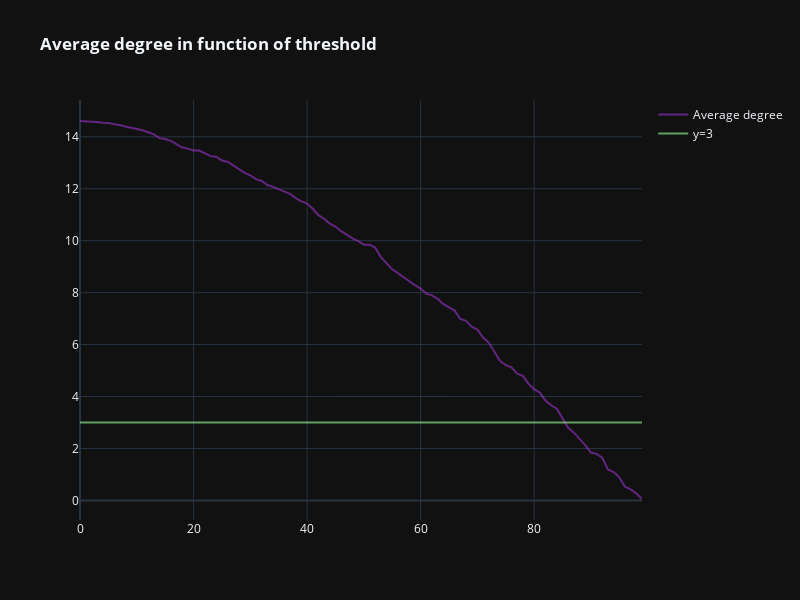

This figure's notebook cell:
### Code cell
stations_np = filtered_stations_df[["Longitude", "Latitude"]].to_numpy()
dist_mat_condensed = pdist(stations_np, metric=get_geodesic_distance)
dist_mat_square = squareform(dist_mat_condensed)

# Median Heuristic
sigma = np.median(dist_mat_condensed) 

# List of thresholds
thresholds = np.arange(0,1,0.01)

average_degree=[]
for threshold in thresholds : 
  # Compute adjacency matrix
  adjacency_matrix_gaussian = squareform(get_exponential_similarity(dist_mat_condensed, sigma, threshold))
  
  # Compute average degree 
  average_degree.append(np.mean(adjacency_matrix_gaussian.sum(axis=1)))

plot_estim(average_degree, np.full(len(average_degree), 3), title = "<b>Average degree in function of threshold</b>", name1 = "Average degree", name2 = "y=3")

### Figure 1 — Plotly figure (JSON) as saved in the notebook; plotly's stock layout.template omitted (floating-point values rounded to 4 significant figures)
{"data": [{"line": {"color": "darkorchid", "width": 2}, "mode": "lines", "name": "Average degree", "opacity": 0.6, "type": "scatter", "y": [14.61, 14.61, 14.6, 14.58, 14.54, 14.53, 14.48, 14.46, 14.4, 14.35, 14.31, 14.25, 14.18, 14.1, 13.95, 13.92, 13.84, 13.73, 13.59, 13.55, 13.47, 13.47, 13.38, 13.26, 13.23, 13.09, 13.04, 12.9, 12.77, 12.61, 12.52, 12.37, 12.3, 12.14, 12.07, 11.98, 11.88, 11.8, 11.64, 11.51, 11.43, 11.23, 10.99, 10.85, 10.66, 10.54, 10.37, 10.22, 10.09, 9.983, 9.849, 9.849, 9.738, 9.369, 9.138, 8.902, 8.752, 8.6, 8.414, 8.287, 8.159, 7.962, 7.896, 7.761, 7.554, 7.415, 7.308, 6.985, 6.912, 6.689, 6.577, 6.272, 6.078, 5.726, 5.368, 5.207, 5.126, 4.877, 4.793, 4.496, 4.282, 4.151, 3.843, 3.664, 3.529, 3.164, 2.795, 2.608, 2.371, 2.132, 1.842, 1.793, 1.644, 1.195, 1.094, 0.8897, 0.5287, 0.4248, 0.2662, 0.05365]}, {"line": {"color": "palegreen", "width": 2}, "mode": "lines", "name": "y=3", "opacity": 0.6, "type": "scatter", "y": [3, 3, 3, 3, 3, 3, 3, 3, 3, 3, 3, 3, 3, 3, 3, 3, 3, 3, 3, 3, 3, 3, 3, 3, 3, 3, 3, 3, 3, 3, 3, 3, 3, 3, 3, 3, 3, 3, 3, 3, 3, 3, 3, 3, 3, 3, 3, 3, 3, 3, 3, 3, 3, 3, 3, 3, 3, 3, 3, 3, 3, 3, 3, 3, 3, 3, 3, 3, 3, 3, 3, 3, 3, 3, 3, 3, 3, 3, 3, 3, 3, 3, 3, 3, 3, 3, 3, 3, 3, 3, 3, 3, 3, 3, 3, 3, 3, 3, 3, 3]}], "layout": {"height": 600, "title": {"text": "<b>Average degree in function of threshold</b>"}, "width": 800}}
